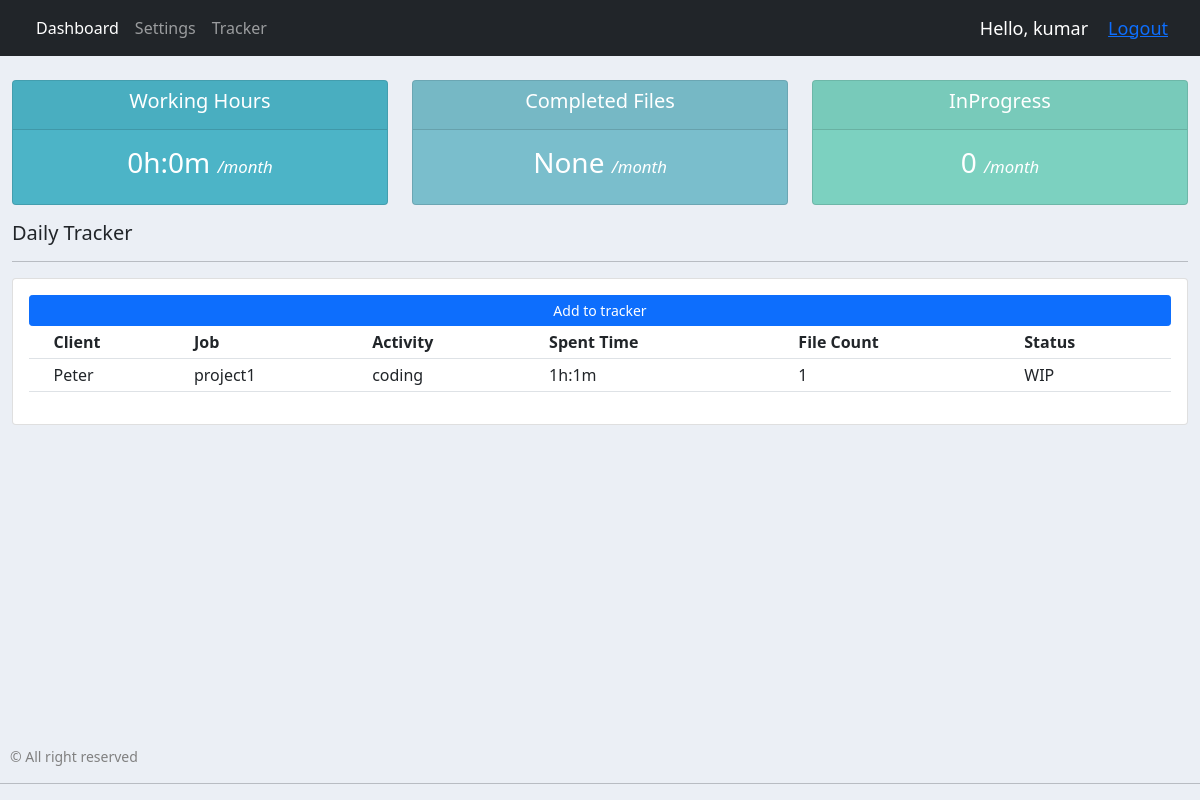
/user/ (signed in), run on the app's committed database.
### jobs/models.py (models this page shows)
class Tracker(models.Model):
    JOBSTATUS = (
        ('Completed','Completed'),
        ('WIP','WIP'),
    )
    employee = models.CharField(max_length=200, null=True)
    client = models.CharField(max_length=200, null=True)
    job = models.CharField(max_length=200, null=True)
    activity = models.CharField(max_length=200, null=True)
    workedDate = models.DateField(null=True, blank=True)
    spentTimeHr = models.IntegerField(null=True, blank=True)
    spentTimeMin = models.IntegerField(null=True, blank=True)
    fileCount = models.SmallIntegerField(null=True, blank=True)
    status = models.CharField(max_length=200, null=True, choices=JOBSTATUS)

### jobs/decorators.py (the view)
        def wrapper_func(request, *args, **kwargs):
            group = None
            if request.user.groups.exists():
                group = request.user.groups.all()[0].name
            if group in allowed_roles:
                return view_func(request, *args, **kwargs)
            else:
                return HttpResponse('You are not authorized to view this page.')

### jobs/models.py (called while the page is built)
    def __str__(self):
        return self.name

### jobs/templates/jobs/user.html (shortened to what this page needs)
{% extends 'jobs/main.html' %}
{% block content %}
{% include 'jobs/user_status.html' %}
<div class="row">
    <div class="col">
        <h5>Daily Tracker</h5>
        <hr>
        <div class="card card-body">
            <a class="btn btn-primary btn-sm btn-block" href="{% url 'create_tracker' myUser %}">Add to tracker</a>
            <table class="table table-sm">
                <tr>
                    <th></th>
                    <th>Client</th>
                    <th>Job</th>
                    <th>Activity</th>
                    <th>Spent Time</th>
                    <th>File Count</th>
                    <th>Status</th>
                </tr>
                {% for track in myUserTracker %}
                    <tr>
                        <td></td>
                        <td>{{track.client}}</td>
                        <td>{{track.job}}</td>
                        <td>{{track.activity}}</td>
                        <td>{{track.spentTimeHr}}h:{{track.spentTimeMin}}m</td>
                        <td>{{track.fileCount}}</td>
                        <td>{{track.status}}</td>
                    </tr>
                {% endfor %}
            </table>
        </div>
    </div>
</div>
{% endblock content%}

### jobs/templates/jobs/navbar.html (shortened to what this page needs)
{% load static %}
<nav class="navbar navbar-expand-lg navbar-dark bg-dark">
    <div class="container-fluid">
      <div class="collapse navbar-collapse" id="navbarNav">
        <ul class="navbar-nav">
          {% if request.user.is_staff %}
          <li class="nav-item">
            <a class="nav-link active" aria-current="page" href="{% url 'home' %}">Dashboard</a>
          </li>
          <li class="nav-item">
            <a class="nav-link" href="{% url 'employee' %}">Employees</a>
          </li>
          <li class="nav-item">
            <a class="nav-link" href="{% url 'project' %}">Projects</a>
          </li>
          {% else %}
          <li class="nav-item">
            <a class="nav-link active" aria-current="page" href="{% url 'user-page' %}">Dashboard</a>
          </li>
          <li class="nav-item">
            <a class="nav-link" aria-current="page" href="{% url 'account' %}">Settings</a>
          </li>
          {% endif %}
          <li class="nav-item">
            <a class="nav-link" href="{% url 'tracker' %}">Tracker</a>
          </li>
        </ul>
      </div>
      <span class="hello-msg">Hello, {{request.user}}</span>
      <span class="hello-msg"><a href="{% url 'logout' %}">Logout</a></span>
    </div>
  </nav>

### jobs/templates/jobs/main.html (style rules this page uses)
body { background-color: #ebeff5; display: flex; flex-direction: column; min-height: 100vh; }
.container-fluid { flex: 1; }

### jobs/templates/jobs/navbar.html (style rules this page uses)
.hello-msg { font-size: 18px; color: white; margin-right: 20px; }

### data on the page
Tracker: client "Peter", job "project1", activity "coding", spentTimeHr "1", spentTimeMin "1", fileCount "1", status "WIP"

### other printed values
{{ request.user }} "kumar"
{{ month_working_hr }} "0h:0m"
{{ tot_filecount }} "None"
{{ tot_wip }} "0"
